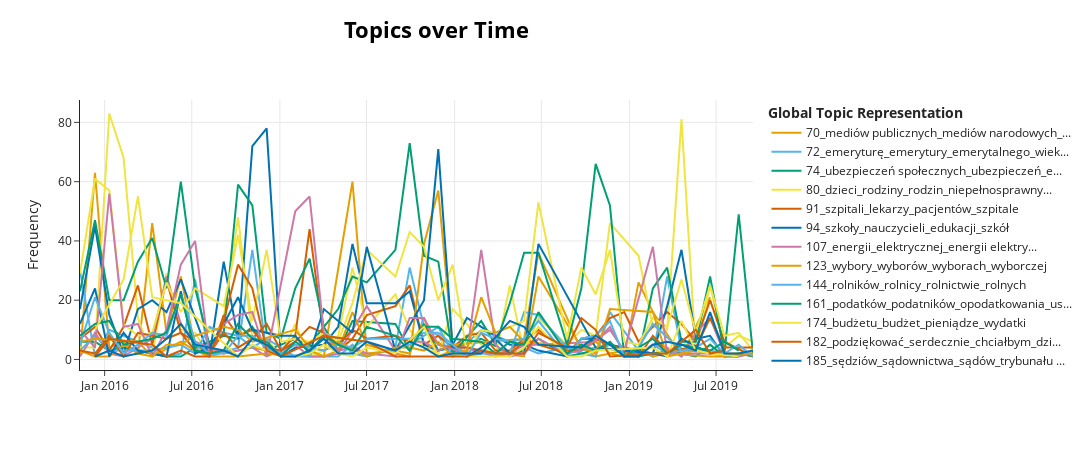

Source (notebook cell):
### Code cell
plot_topics_over_time = topic_model.visualize_topics_over_time(topics_over_time, top_n=20)
plot_topics_over_time.write_html('plots/topics_over_time.html')
plot_topics_over_time
